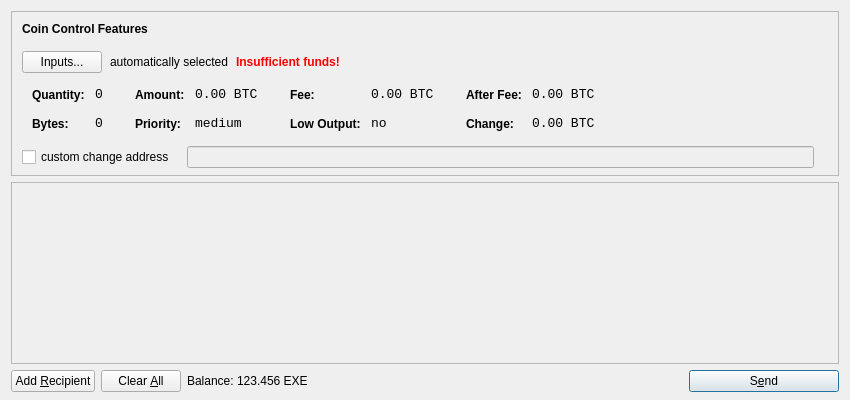
<?xml version="1.0" encoding="UTF-8"?>
<ui version="4.0">
 <class>SendCoinsDialog</class>
 <widget class="QDialog" name="SendCoinsDialog">
  <property name="geometry">
   <rect>
    <x>0</x>
    <y>0</y>
    <width>850</width>
    <height>400</height>
   </rect>
  </property>
  <property name="windowTitle">
   <string>Send Coins</string>
  </property>
  <layout class="QVBoxLayout" name="verticalLayout" stretch="0,1,0">
   <property name="bottomMargin">
    <number>8</number>
   </property>
   <item>
    <widget class="QFrame" name="frameCoinControl">
     <property name="sizePolicy">
      <sizepolicy hsizetype="Expanding" vsizetype="Expanding">
       <horstretch>0</horstretch>
       <verstretch>0</verstretch>
      </sizepolicy>
     </property>
     <property name="maximumSize">
      <size>
       <width>16777215</width>
       <height>16777215</height>
      </size>
     </property>
     <property name="frameShape">
      <enum>QFrame::StyledPanel</enum>
     </property>
     <property name="frameShadow">
      <enum>QFrame::Sunken</enum>
     </property>
     <layout class="QVBoxLayout" name="verticalLayoutCoinControl2">
      <property name="spacing">
       <number>-1</number>
      </property>
      <property name="leftMargin">
       <number>0</number>
      </property>
      <property name="topMargin">
       <number>0</number>
      </property>
      <property name="rightMargin">
       <number>0</number>
      </property>
      <property name="bottomMargin">
       <number>6</number>
      </property>
      <item>
       <layout class="QVBoxLayout" name="verticalLayoutCoinControl" stretch="0,0,0,0,1">
        <property name="spacing">
         <number>0</number>
        </property>
        <property name="leftMargin">
         <number>10</number>
        </property>
        <property name="topMargin">
         <number>10</number>
        </property>
        <item>
         <layout class="QHBoxLayout" name="horizontalLayoutCoinControl1">
          <property name="bottomMargin">
           <number>15</number>
          </property>
          <item>
           <widget class="QLabel" name="labelCoinControlFeatures">
            <property name="sizePolicy">
             <sizepolicy hsizetype="Preferred" vsizetype="Maximum">
              <horstretch>0</horstretch>
              <verstretch>0</verstretch>
             </sizepolicy>
            </property>
            <property name="font">
             <font>
              <weight>75</weight>
              <bold>true</bold>
             </font>
            </property>
            <property name="styleSheet">
             <string notr="true">font-weight:bold;</string>
            </property>
            <property name="text">
             <string>Coin Control Features</string>
            </property>
           </widget>
          </item>
         </layout>
        </item>
        <item>
         <layout class="QHBoxLayout" name="horizontalLayoutCoinControl2" stretch="0,0,0,0">
          <property name="spacing">
           <number>8</number>
          </property>
          <property name="bottomMargin">
           <number>10</number>
          </property>
          <item>
           <widget class="QPushButton" name="pushButtonCoinControl">
            <property name="styleSheet">
             <string notr="true"/>
            </property>
            <property name="text">
             <string>Inputs...</string>
            </property>
           </widget>
          </item>
          <item>
           <widget class="QLabel" name="labelCoinControlAutomaticallySelected">
            <property name="text">
             <string>automatically selected</string>
            </property>
            <property name="margin">
             <number>5</number>
            </property>
           </widget>
          </item>
          <item>
           <widget class="QLabel" name="labelCoinControlInsuffFunds">
            <property name="font">
             <font>
              <weight>75</weight>
              <bold>true</bold>
             </font>
            </property>
            <property name="styleSheet">
             <string notr="true">color:red;font-weight:bold;</string>
            </property>
            <property name="text">
             <string>Insufficient funds!</string>
            </property>
            <property name="margin">
             <number>5</number>
            </property>
           </widget>
          </item>
          <item>
           <spacer name="horizontalSpacerCoinControl">
            <property name="orientation">
             <enum>Qt::Horizontal</enum>
            </property>
            <property name="sizeHint" stdset="0">
             <size>
              <width>40</width>
              <height>1</height>
             </size>
            </property>
           </spacer>
          </item>
         </layout>
        </item>
        <item>
         <widget class="QWidget" name="widgetCoinControl" native="true">
          <property name="sizePolicy">
           <sizepolicy hsizetype="Preferred" vsizetype="Preferred">
            <horstretch>0</horstretch>
            <verstretch>0</verstretch>
           </sizepolicy>
          </property>
          <property name="minimumSize">
           <size>
            <width>0</width>
            <height>0</height>
           </size>
          </property>
          <property name="styleSheet">
           <string notr="true"/>
          </property>
          <layout class="QHBoxLayout" name="horizontalLayoutCoinControl5">
           <property name="margin">
            <number>0</number>
           </property>
           <item>
            <layout class="QHBoxLayout" name="horizontalLayoutCoinControl3" stretch="0,0,0,1">
             <property name="spacing">
              <number>20</number>
             </property>
             <property name="topMargin">
              <number>0</number>
             </property>
             <property name="bottomMargin">
              <number>10</number>
             </property>
             <item>
              <layout class="QFormLayout" name="formLayoutCoinControl1">
               <property name="horizontalSpacing">
                <number>10</number>
               </property>
               <property name="verticalSpacing">
                <number>14</number>
               </property>
               <property name="leftMargin">
                <number>10</number>
               </property>
               <property name="topMargin">
                <number>4</number>
               </property>
               <property name="rightMargin">
                <number>6</number>
               </property>
               <item row="0" column="0">
                <widget class="QLabel" name="labelCoinControlQuantityText">
                 <property name="styleSheet">
                  <string notr="true">font-weight:bold;</string>
                 </property>
                 <property name="text">
                  <string>Quantity:</string>
                 </property>
                 <property name="margin">
                  <number>0</number>
                 </property>
                </widget>
               </item>
               <item row="0" column="1">
                <widget class="QLabel" name="labelCoinControlQuantity">
                 <property name="font">
                  <font>
                   <family>Monospace</family>
                   <pointsize>10</pointsize>
                  </font>
                 </property>
                 <property name="cursor">
                  <cursorShape>IBeamCursor</cursorShape>
                 </property>
                 <property name="contextMenuPolicy">
                  <enum>Qt::ActionsContextMenu</enum>
                 </property>
                 <property name="text">
                  <string notr="true">0</string>
                 </property>
                 <property name="margin">
                  <number>0</number>
                 </property>
                 <property name="textInteractionFlags">
                  <set>Qt::LinksAccessibleByMouse|Qt::TextSelectableByKeyboard|Qt::TextSelectableByMouse</set>
                 </property>
                </widget>
               </item>
               <item row="1" column="0">
                <widget class="QLabel" name="labelCoinControlBytesText">
                 <property name="styleSheet">
                  <string notr="true">font-weight:bold;</string>
                 </property>
                 <property name="text">
                  <string>Bytes:</string>
                 </property>
                </widget>
               </item>
               <item row="1" column="1">
                <widget class="QLabel" name="labelCoinControlBytes">
                 <property name="font">
                  <font>
                   <family>Monospace</family>
                   <pointsize>10</pointsize>
                  </font>
                 </property>
                 <property name="cursor">
                  <cursorShape>IBeamCursor</cursorShape>
                 </property>
                 <property name="contextMenuPolicy">
                  <enum>Qt::ActionsContextMenu</enum>
                 </property>
                 <property name="text">
                  <string notr="true">0</string>
                 </property>
                 <property name="textInteractionFlags">
                  <set>Qt::LinksAccessibleByMouse|Qt::TextSelectableByKeyboard|Qt::TextSelectableByMouse</set>
                 </property>
                </widget>
               </item>
              </layout>
             </item>
             <item>
              <layout class="QFormLayout" name="formLayoutCoinControl2">
               <property name="horizontalSpacing">
                <number>10</number>
               </property>
               <property name="verticalSpacing">
                <number>14</number>
               </property>
               <property name="leftMargin">
                <number>6</number>
               </property>
               <property name="topMargin">
                <number>4</number>
               </property>
               <property name="rightMargin">
                <number>6</number>
               </property>
               <item row="0" column="0">
                <widget class="QLabel" name="labelCoinControlAmountText">
                 <property name="styleSheet">
                  <string notr="true">font-weight:bold;</string>
                 </property>
                 <property name="text">
                  <string>Amount:</string>
                 </property>
                 <property name="margin">
                  <number>0</number>
                 </property>
                </widget>
               </item>
               <item row="0" column="1">
                <widget class="QLabel" name="labelCoinControlAmount">
                 <property name="font">
                  <font>
                   <family>Monospace</family>
                   <pointsize>10</pointsize>
                  </font>
                 </property>
                 <property name="cursor">
                  <cursorShape>IBeamCursor</cursorShape>
                 </property>
                 <property name="contextMenuPolicy">
                  <enum>Qt::ActionsContextMenu</enum>
                 </property>
                 <property name="text">
                  <string notr="true">0.00 BTC</string>
                 </property>
                 <property name="textInteractionFlags">
                  <set>Qt::LinksAccessibleByMouse|Qt::TextSelectableByKeyboard|Qt::TextSelectableByMouse</set>
                 </property>
                </widget>
               </item>
               <item row="1" column="0">
                <widget class="QLabel" name="labelCoinControlPriorityText">
                 <property name="styleSheet">
                  <string notr="true">font-weight:bold;</string>
                 </property>
                 <property name="text">
                  <string>Priority:</string>
                 </property>
                </widget>
               </item>
               <item row="1" column="1">
                <widget class="QLabel" name="labelCoinControlPriority">
                 <property name="font">
                  <font>
                   <family>Monospace</family>
                   <pointsize>10</pointsize>
                  </font>
                 </property>
                 <property name="cursor">
                  <cursorShape>IBeamCursor</cursorShape>
                 </property>
                 <property name="contextMenuPolicy">
                  <enum>Qt::ActionsContextMenu</enum>
                 </property>
                 <property name="text">
                  <string>medium</string>
                 </property>
                 <property name="textInteractionFlags">
                  <set>Qt::LinksAccessibleByMouse|Qt::TextSelectableByKeyboard|Qt::TextSelectableByMouse</set>
                 </property>
                </widget>
               </item>
              </layout>
             </item>
             <item>
              <layout class="QFormLayout" name="formLayoutCoinControl3">
               <property name="horizontalSpacing">
                <number>10</number>
               </property>
               <property name="verticalSpacing">
                <number>14</number>
               </property>
               <property name="leftMargin">
                <number>6</number>
               </property>
               <property name="topMargin">
                <number>4</number>
               </property>
               <property name="rightMargin">
                <number>6</number>
               </property>
               <item row="0" column="0">
                <widget class="QLabel" name="labelCoinControlFeeText">
                 <property name="styleSheet">
                  <string notr="true">font-weight:bold;</string>
                 </property>
                 <property name="text">
                  <string>Fee:</string>
                 </property>
                 <property name="margin">
                  <number>0</number>
                 </property>
                </widget>
               </item>
               <item row="0" column="1">
                <widget class="QLabel" name="labelCoinControlFee">
                 <property name="font">
                  <font>
                   <family>Monospace</family>
                   <pointsize>10</pointsize>
                  </font>
                 </property>
                 <property name="cursor">
                  <cursorShape>IBeamCursor</cursorShape>
                 </property>
                 <property name="contextMenuPolicy">
                  <enum>Qt::ActionsContextMenu</enum>
                 </property>
                 <property name="text">
                  <string notr="true">0.00 BTC</string>
                 </property>
                 <property name="textInteractionFlags">
                  <set>Qt::LinksAccessibleByMouse|Qt::TextSelectableByKeyboard|Qt::TextSelectableByMouse</set>
                 </property>
                </widget>
               </item>
               <item row="1" column="0">
                <widget class="QLabel" name="labelCoinControlLowOutputText">
                 <property name="styleSheet">
                  <string notr="true">font-weight:bold;</string>
                 </property>
                 <property name="text">
                  <string>Low Output:</string>
                 </property>
                </widget>
               </item>
               <item row="1" column="1">
                <widget class="QLabel" name="labelCoinControlLowOutput">
                 <property name="font">
                  <font>
                   <family>Monospace</family>
                   <pointsize>10</pointsize>
                  </font>
                 </property>
                 <property name="cursor">
                  <cursorShape>IBeamCursor</cursorShape>
                 </property>
                 <property name="contextMenuPolicy">
                  <enum>Qt::ActionsContextMenu</enum>
                 </property>
                 <property name="text">
                  <string>no</string>
                 </property>
                 <property name="textInteractionFlags">
                  <set>Qt::LinksAccessibleByMouse|Qt::TextSelectableByKeyboard|Qt::TextSelectableByMouse</set>
                 </property>
                </widget>
               </item>
              </layout>
             </item>
             <item>
              <layout class="QFormLayout" name="formLayoutCoinControl4">
               <property name="horizontalSpacing">
                <number>10</number>
               </property>
               <property name="verticalSpacing">
                <number>14</number>
               </property>
               <property name="leftMargin">
                <number>6</number>
               </property>
               <property name="topMargin">
                <number>4</number>
               </property>
               <property name="rightMargin">
                <number>6</number>
               </property>
               <item row="0" column="0">
                <widget class="QLabel" name="labelCoinControlAfterFeeText">
                 <property name="styleSheet">
                  <string notr="true">font-weight:bold;</string>
                 </property>
                 <property name="text">
                  <string>After Fee:</string>
                 </property>
                 <property name="margin">
                  <number>0</number>
                 </property>
                </widget>
               </item>
               <item row="0" column="1">
                <widget class="QLabel" name="labelCoinControlAfterFee">
                 <property name="font">
                  <font>
                   <family>Monospace</family>
                   <pointsize>10</pointsize>
                  </font>
                 </property>
                 <property name="cursor">
                  <cursorShape>IBeamCursor</cursorShape>
                 </property>
                 <property name="contextMenuPolicy">
                  <enum>Qt::ActionsContextMenu</enum>
                 </property>
                 <property name="text">
                  <string notr="true">0.00 BTC</string>
                 </property>
                 <property name="textInteractionFlags">
                  <set>Qt::LinksAccessibleByMouse|Qt::TextSelectableByKeyboard|Qt::TextSelectableByMouse</set>
                 </property>
                </widget>
               </item>
               <item row="1" column="0">
                <widget class="QLabel" name="labelCoinControlChangeText">
                 <property name="styleSheet">
                  <string notr="true">font-weight:bold;</string>
                 </property>
                 <property name="text">
                  <string>Change:</string>
                 </property>
                </widget>
               </item>
               <item row="1" column="1">
                <widget class="QLabel" name="labelCoinControlChange">
                 <property name="font">
                  <font>
                   <family>Monospace</family>
                   <pointsize>10</pointsize>
                  </font>
                 </property>
                 <property name="cursor">
                  <cursorShape>IBeamCursor</cursorShape>
                 </property>
                 <property name="contextMenuPolicy">
                  <enum>Qt::ActionsContextMenu</enum>
                 </property>
                 <property name="text">
                  <string notr="true">0.00 BTC</string>
                 </property>
                 <property name="textInteractionFlags">
                  <set>Qt::LinksAccessibleByMouse|Qt::TextSelectableByKeyboard|Qt::TextSelectableByMouse</set>
                 </property>
                </widget>
               </item>
              </layout>
             </item>
            </layout>
           </item>
          </layout>
         </widget>
        </item>
        <item>
         <layout class="QHBoxLayout" name="horizontalLayoutCoinControl4" stretch="0,0,0">
          <property name="spacing">
           <number>12</number>
          </property>
          <property name="sizeConstraint">
           <enum>QLayout::SetDefaultConstraint</enum>
          </property>
          <property name="topMargin">
           <number>5</number>
          </property>
          <property name="rightMargin">
           <number>5</number>
          </property>
          <item>
           <widget class="QCheckBox" name="checkBoxCoinControlChange">
            <property name="text">
             <string>custom change address</string>
            </property>
           </widget>
          </item>
          <item>
           <widget class="QLineEdit" name="lineEditCoinControlChange">
            <property name="enabled">
             <bool>false</bool>
            </property>
            <property name="sizePolicy">
             <sizepolicy hsizetype="Expanding" vsizetype="Fixed">
              <horstretch>0</horstretch>
              <verstretch>0</verstretch>
             </sizepolicy>
            </property>
           </widget>
          </item>
          <item>
           <widget class="QLabel" name="labelCoinControlChangeLabel">
            <property name="sizePolicy">
             <sizepolicy hsizetype="Preferred" vsizetype="Expanding">
              <horstretch>0</horstretch>
              <verstretch>0</verstretch>
             </sizepolicy>
            </property>
            <property name="minimumSize">
             <size>
              <width>0</width>
              <height>0</height>
             </size>
            </property>
            <property name="text">
             <string/>
            </property>
            <property name="margin">
             <number>3</number>
            </property>
           </widget>
          </item>
         </layout>
        </item>
        <item>
         <spacer name="verticalSpacerCoinControl">
          <property name="orientation">
           <enum>Qt::Vertical</enum>
          </property>
          <property name="sizeHint" stdset="0">
           <size>
            <width>800</width>
            <height>1</height>
           </size>
          </property>
         </spacer>
        </item>
       </layout>
      </item>
     </layout>
    </widget>
   </item>
   <item>
    <widget class="QScrollArea" name="scrollArea">
     <property name="widgetResizable">
      <bool>true</bool>
     </property>
     <widget class="QWidget" name="scrollAreaWidgetContents">
      <property name="geometry">
       <rect>
        <x>0</x>
        <y>0</y>
        <width>830</width>
        <height>165</height>
       </rect>
      </property>
      <layout class="QVBoxLayout" name="verticalLayout_2">
       <property name="margin">
        <number>0</number>
       </property>
       <item>
        <layout class="QVBoxLayout" name="entries">
         <property name="spacing">
          <number>6</number>
         </property>
        </layout>
       </item>
       <item>
        <spacer name="verticalSpacer">
         <property name="orientation">
          <enum>Qt::Vertical</enum>
         </property>
         <property name="sizeHint" stdset="0">
          <size>
           <width>20</width>
           <height>40</height>
          </size>
         </property>
        </spacer>
       </item>
      </layout>
     </widget>
    </widget>
   </item>
   <item>
    <layout class="QHBoxLayout" name="horizontalLayout">
     <item>
      <widget class="QPushButton" name="addButton">
       <property name="toolTip">
        <string>Send to multiple recipients at once</string>
       </property>
       <property name="text">
        <string>Add &amp;Recipient</string>
       </property>
       <property name="icon">
        <iconset resource="../bitcoin.qrc">
         <normaloff>:/icons/add</normaloff>:/icons/add</iconset>
       </property>
       <property name="autoDefault">
        <bool>false</bool>
       </property>
      </widget>
     </item>
     <item>
      <widget class="QPushButton" name="clearButton">
       <property name="sizePolicy">
        <sizepolicy hsizetype="Minimum" vsizetype="Fixed">
         <horstretch>0</horstretch>
         <verstretch>0</verstretch>
        </sizepolicy>
       </property>
       <property name="toolTip">
        <string>Remove all transaction fields</string>
       </property>
       <property name="text">
        <string>Clear &amp;All</string>
       </property>
       <property name="icon">
        <iconset resource="../bitcoin.qrc">
         <normaloff>:/icons/remove</normaloff>:/icons/remove</iconset>
       </property>
       <property name="autoRepeatDelay">
        <number>300</number>
       </property>
       <property name="autoDefault">
        <bool>false</bool>
       </property>
      </widget>
     </item>
     <item>
      <layout class="QHBoxLayout" name="horizontalLayout_2">
       <property name="spacing">
        <number>3</number>
       </property>
       <item>
        <widget class="QLabel" name="label">
         <property name="text">
          <string>Balance:</string>
         </property>
        </widget>
       </item>
       <item>
        <widget class="QLabel" name="labelBalance">
         <property name="cursor">
          <cursorShape>IBeamCursor</cursorShape>
         </property>
         <property name="text">
          <string>123.456 EXE</string>
         </property>
         <property name="textInteractionFlags">
          <set>Qt::LinksAccessibleByMouse|Qt::TextSelectableByKeyboard|Qt::TextSelectableByMouse</set>
         </property>
        </widget>
       </item>
      </layout>
     </item>
     <item>
      <spacer name="horizontalSpacer">
       <property name="orientation">
        <enum>Qt::Horizontal</enum>
       </property>
       <property name="sizeHint" stdset="0">
        <size>
         <width>40</width>
         <height>20</height>
        </size>
       </property>
      </spacer>
     </item>
     <item>
      <widget class="QPushButton" name="sendButton">
       <property name="minimumSize">
        <size>
         <width>150</width>
         <height>0</height>
        </size>
       </property>
       <property name="toolTip">
        <string>Confirm the send action</string>
       </property>
       <property name="text">
        <string>S&amp;end</string>
       </property>
       <property name="icon">
        <iconset resource="../bitcoin.qrc">
         <normaloff>:/icons/send</normaloff>:/icons/send</iconset>
       </property>
       <property name="default">
        <bool>true</bool>
       </property>
      </widget>
     </item>
    </layout>
   </item>
  </layout>
 </widget>
 <resources>
  <include location="../bitcoin.qrc"/>
 </resources>
 <connections/>
</ui>
